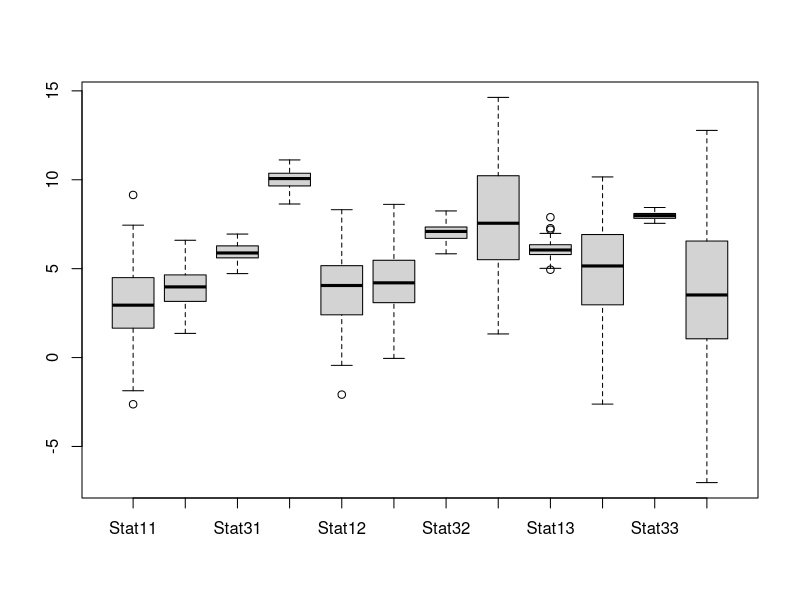
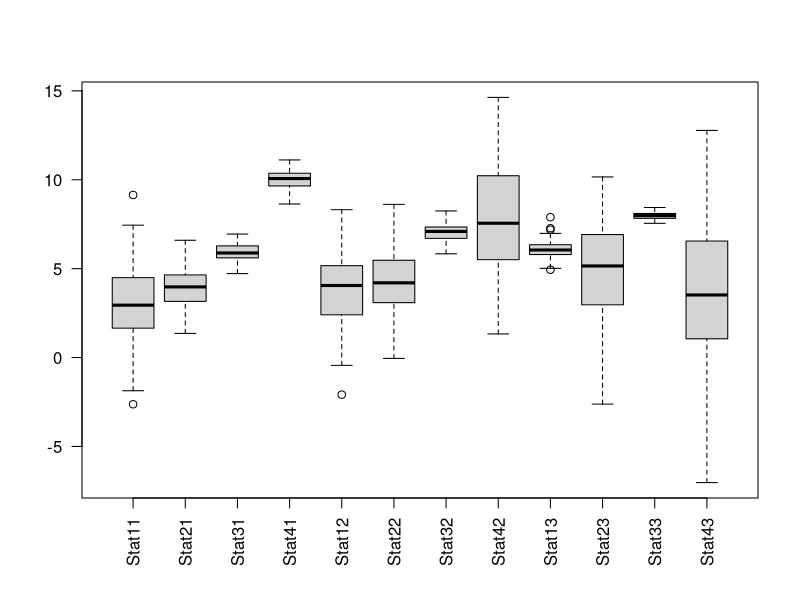
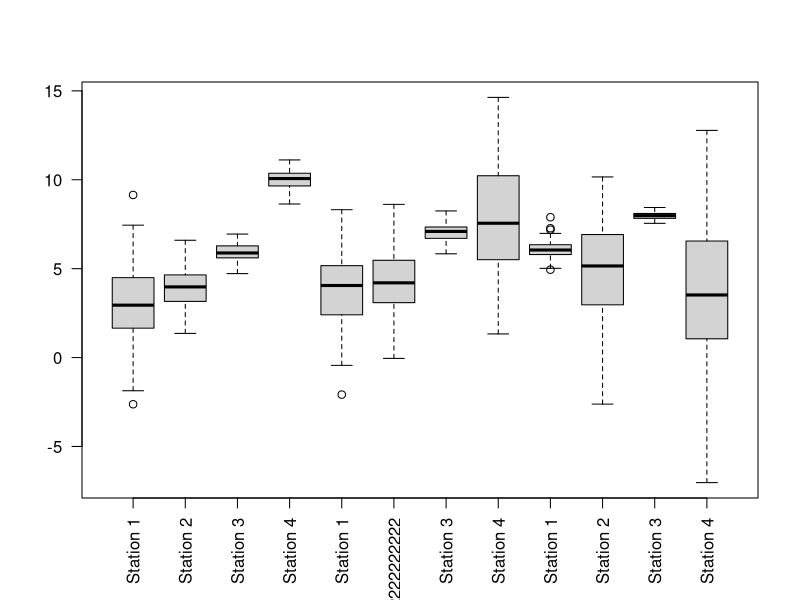
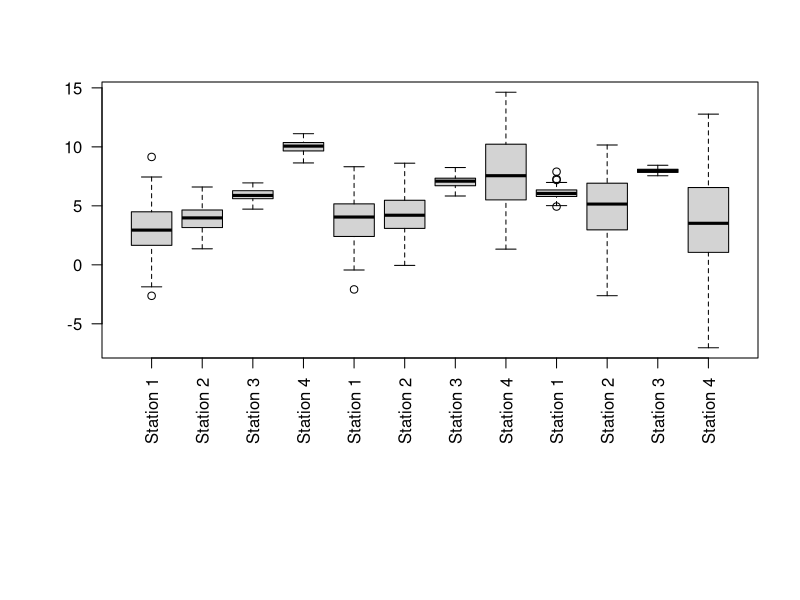
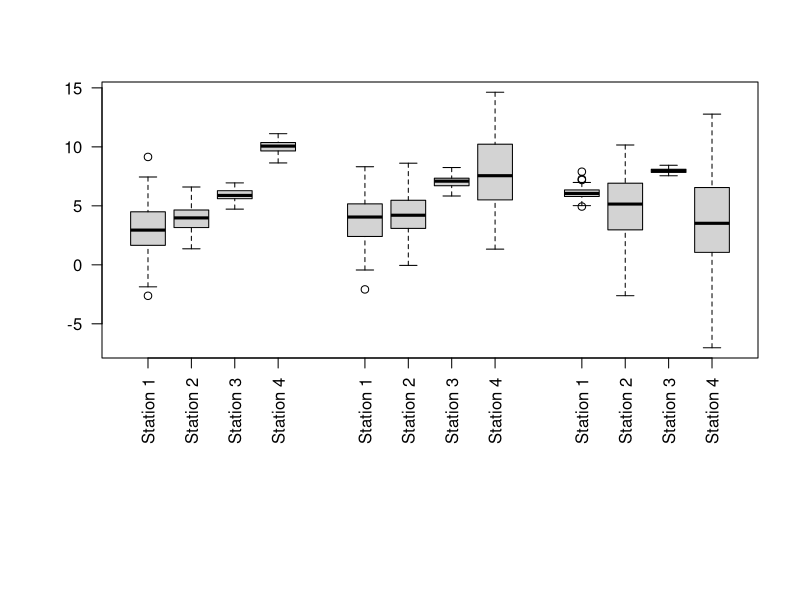

The R script that drew these images, in order:
##########################################################
# Recherche	boxplot
##########################################################

# example https://www.r-bloggers.com/box-plot-with-r-tutorial/
# generate measure data for 4 stations for 3 consecutive days
data<-data.frame(Stat11=rnorm(100,mean=3,sd=2),
                 Stat21=rnorm(100,mean=4,sd=1),
                 Stat31=rnorm(100,mean=6,sd=0.5),
                 Stat41=rnorm(100,mean=10,sd=0.5),
                 Stat12=rnorm(100,mean=4,sd=2),
                 Stat22=rnorm(100,mean=4.5,sd=2),
                 Stat32=rnorm(100,mean=7,sd=0.5),
                 Stat42=rnorm(100,mean=8,sd=3),
                 Stat13=rnorm(100,mean=6,sd=0.5),
                 Stat23=rnorm(100,mean=5,sd=3),
                 Stat33=rnorm(100,mean=8,sd=0.2),
                 Stat43=rnorm(100,mean=4,sd=4))
boxplot(data)

# draw station name label vertically
boxplot(data, las=2)


# map station names
boxplot(data, 
        las = 2, 
        names = c("Station 1","Station 2","Station 3","Station 4",
                                 "Station 1","Station 2222222222222222222222","Station 3","Station 4",
                                 "Station 1","Station 2","Station 3","Station 4"))

# increase window size if names are too long
# for setting margins : see https://www.r-bloggers.com/setting-graph-margins-in-r-using-the-par-function-and-lots-of-cow-milk/
# args are bottom - left - top - right
boxplot(data, 
        las = 2, 
        par(mar = c(12, 5, 4, 2)+ 0.1),
        names = c("Station 1","Station 2","Station 3","Station 4",
                   "Station 1","Station 2","Station 3","Station 4",
                   "Station 1","Station 2","Station 3","Station 4"))

#  use the option at to  specify the position, along the X axis, of each box-plot:
boxplot(data, 
        las = 2, 
        at =c(1,2,3,4, 6,7,8,9, 11,12,13,14), 
        par(mar = c(12, 5, 4, 2)+ 0.1),
        names = c("Station 1","Station 2","Station 3","Station 4",
                  "Station 1","Station 2","Station 3","Station 4",
                  "Station 1","Station 2","Station 3","Station 4"))

